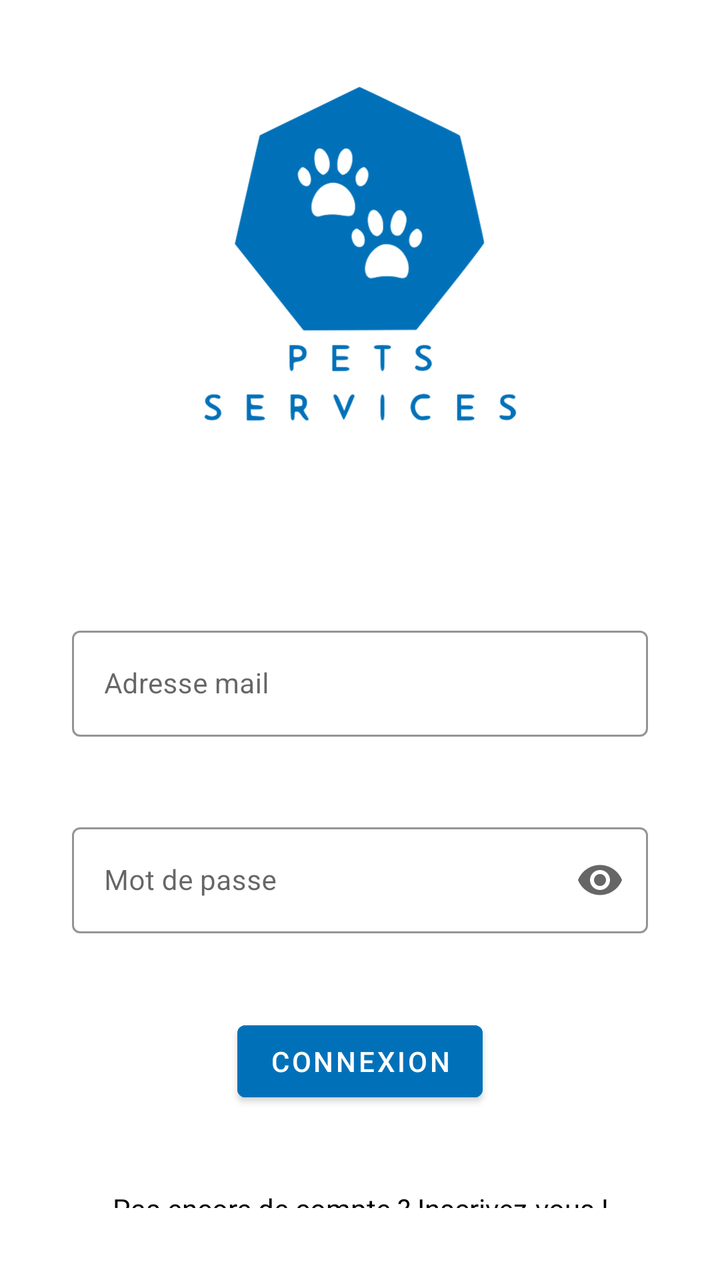
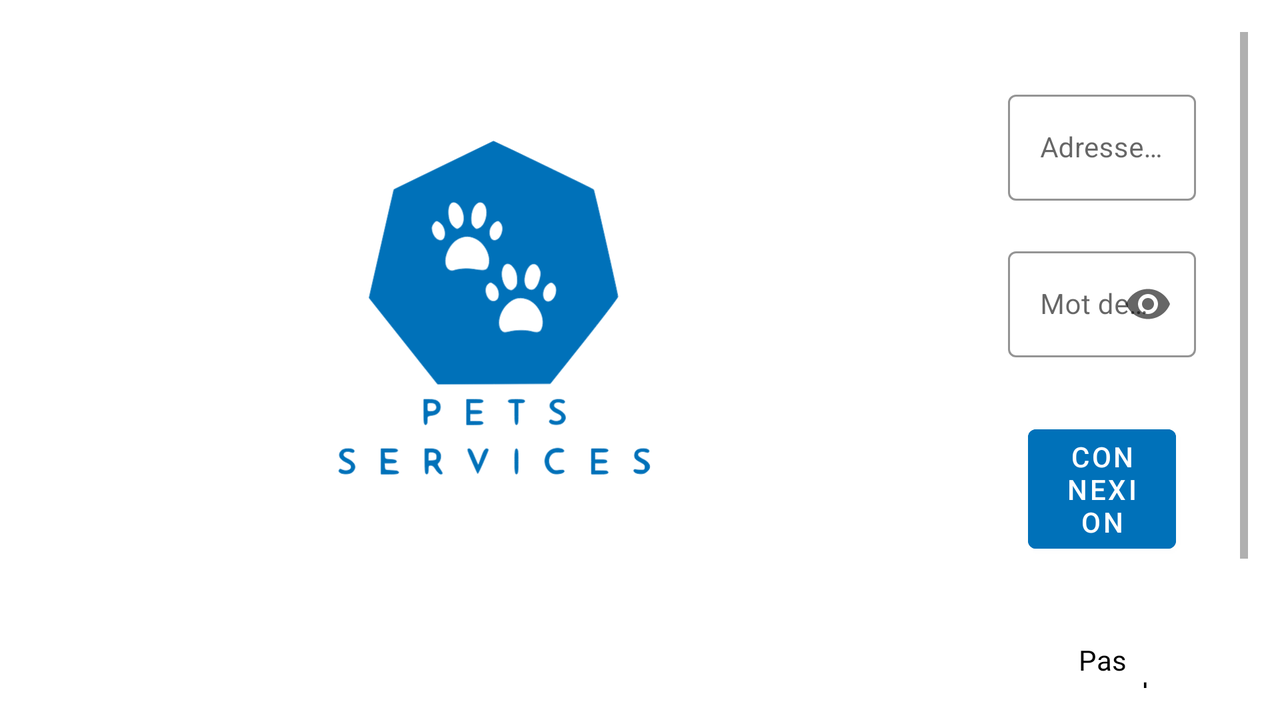

One screen, two layout resources from the same app: the default and the repository's alternative for another configuration. Each is rendered where Android would select it; the XML of both is given below.
<!-- AndroidManifest.xml: activity theme Theme.PetsServices.NoActionBar -->
<!-- res/layout/fragment_login.xml -->
<?xml version="1.0" encoding="utf-8"?>
<layout xmlns:android="http://schemas.android.com/apk/res/android"
    xmlns:app="http://schemas.android.com/apk/res-auto"
    xmlns:tools="http://schemas.android.com/tools">

    <data>
        <variable
            name="viewModel"
            type="com.smartcity.petsservices.ui.viewModel.LoginViewModel" />
    </data>

    <LinearLayout
        android:layout_width="match_parent"
        android:layout_height="match_parent"
        android:orientation="vertical"
        android:layout_marginTop="16dp"
        android:layout_marginRight="16dp"
        android:layout_marginLeft="16dp"
        android:layout_marginBottom="16dp"
        android:gravity="center"
        tools:context=".ui.fragment.LoginFragment">


        <ImageView
            android:id="@+id/logo"
            android:layout_width="462dp"
            android:layout_height="274dp"
            app:srcCompat="@drawable/pets_services_logo" />

        

        <com.google.android.material.textfield.TextInputLayout
            android:id="@+id/email_text_input_layout"
            android:layout_width="match_parent"
            android:layout_height="wrap_content"
            android:hint="@string/email_registration"
            android:layout_margin="20dp"
            app:boxStrokeColor = "@color/colorPrimary"
            app:boxStrokeErrorColor = "@color/red"
            app:hintTextColor="@color/colorPrimary"
            app:endIconMode="clear_text"


            style="@style/Widget.MaterialComponents.TextInputLayout.OutlinedBox">

            <com.google.android.material.textfield.TextInputEditText
                android:layout_width="match_parent"
                android:layout_height="wrap_content"
                android:inputType="textEmailAddress"
                android:textSize="14dp"/>

        </com.google.android.material.textfield.TextInputLayout>

        <com.google.android.material.textfield.TextInputLayout
            android:id="@+id/password_text_input_layout"
            android:layout_width="match_parent"
            android:layout_height="wrap_content"
            android:hint="@string/password_registration"
            android:layout_margin="20dp"
            app:boxStrokeColor = "@color/colorPrimary"
            app:hintTextColor="@color/colorPrimary"
            app:endIconMode="password_toggle"
            style="@style/Widget.MaterialComponents.TextInputLayout.OutlinedBox">

            <com.google.android.material.textfield.TextInputEditText
                android:layout_width="match_parent"
                android:layout_height="wrap_content"
                android:inputType="textPassword"
                android:textSize="14dp"/>

        </com.google.android.material.textfield.TextInputLayout>

        

        <Button
            android:id="@+id/login_connection_button"
            android:layout_width="wrap_content"
            android:layout_height="wrap_content"
            android:layout_margin="20dp"
            android:backgroundTint="@color/colorPrimary"
            android:text="@string/login_connection_button" />

        <TextView
            android:id="@+id/login_registration"
            android:layout_width="match_parent"
            android:layout_height="wrap_content"
            android:text="@string/login_registration"
            android:textAlignment="center"
            android:layout_margin="20dp"
            android:textColor="@color/black"/>
    </LinearLayout>
</layout>
<!-- resources referenced by this layout -->
<resources>
  <color name="black">#FF000000</color>
  <color name="colorPrimary">#0071b9</color>
  <!-- drawable pets_services_logo: vector/xml drawable (drawable, 6037 chars, omitted) -->
  <string name="email_registration">Adresse mail</string>
  <string name="login_connection_button">Connexion</string>
  <string name="login_registration">Pas encore de compte ? Inscrivez-vous !</string>
  <string name="password_registration">Mot de passe</string>
  <style name="Theme.PetsServices.NoActionBar">
          <item name="windowActionBar">false</item>
          <item name="windowNoTitle">true</item>
      </style>
</resources>
<!-- res/layout-land/fragment_login.xml (the repository's variant of the layout above) -->
<!-- drawn on the phone turned sideways -->
<?xml version="1.0" encoding="utf-8"?>
<layout xmlns:android="http://schemas.android.com/apk/res/android"
    xmlns:app="http://schemas.android.com/apk/res-auto"
    xmlns:tools="http://schemas.android.com/tools">

    <data>
        <variable
            name="viewModel"
            type="com.smartcity.petsservices.ui.viewModel.LoginViewModel" />
    </data>

    <LinearLayout
        android:layout_width="match_parent"
        android:layout_height="match_parent"
        android:orientation="horizontal"
        android:layout_marginTop="16dp"
        android:layout_marginRight="16dp"
        android:layout_marginLeft="16dp"
        android:layout_marginBottom="16dp"
        android:gravity="center"
        tools:context=".ui.fragment.LoginFragment">


        <ImageView
            android:id="@+id/logo"
            android:layout_width="462dp"
            android:layout_height="274dp"
            app:srcCompat="@drawable/pets_services_logo" />
        <ScrollView
            android:layout_width="match_parent"
            android:layout_height="match_parent"
            android:gravity="center">
            <LinearLayout
                android:layout_width="match_parent"
                android:layout_height="match_parent"
                android:orientation="vertical"
                android:layout_marginTop="16dp"
                android:layout_marginRight="16dp"
                android:layout_marginLeft="16dp"
                android:layout_marginBottom="16dp"
                android:gravity="center"
                tools:context=".ui.fragment.LoginFragment">

                <com.google.android.material.textfield.TextInputLayout
                    android:id="@+id/email_text_input_layout"
                    android:layout_width="match_parent"
                    android:layout_height="wrap_content"
                    android:hint="@string/email_registration"
                    android:layout_margin="10dp"
                    app:boxStrokeColor = "@color/colorPrimary"
                    app:boxStrokeErrorColor = "@color/red"
                    app:hintTextColor="@color/colorPrimary"
                    app:endIconMode="clear_text"


                    style="@style/Widget.MaterialComponents.TextInputLayout.OutlinedBox">

                    <com.google.android.material.textfield.TextInputEditText
                        android:layout_width="match_parent"
                        android:layout_height="wrap_content"
                        android:inputType="textEmailAddress"
                        android:textSize="14dp"/>

                </com.google.android.material.textfield.TextInputLayout>

                <com.google.android.material.textfield.TextInputLayout
                    android:id="@+id/password_text_input_layout"
                    android:layout_width="match_parent"
                    android:layout_height="wrap_content"
                    android:hint="@string/password_registration"
                    android:layout_margin="10dp"
                    app:boxStrokeColor = "@color/colorPrimary"
                    app:hintTextColor="@color/colorPrimary"
                    app:endIconMode="password_toggle"
                    style="@style/Widget.MaterialComponents.TextInputLayout.OutlinedBox">

                    <com.google.android.material.textfield.TextInputEditText
                        android:layout_width="match_parent"
                        android:layout_height="wrap_content"
                        android:inputType="textPassword"
                        android:textSize="14dp"/>

                </com.google.android.material.textfield.TextInputLayout>

                <Button
                    android:id="@+id/login_connection_button"
                    android:layout_width="wrap_content"
                    android:layout_height="wrap_content"
                    android:layout_margin="20dp"
                    android:backgroundTint="@color/colorPrimary"
                    android:text="@string/login_connection_button" />

                <TextView
                    android:id="@+id/login_registration"
                    android:layout_width="match_parent"
                    android:layout_height="wrap_content"
                    android:text="@string/login_registration"
                    android:textAlignment="center"
                    android:layout_margin="20dp"
                    android:textColor="@color/black"/>
            </LinearLayout>
        </ScrollView>

    </LinearLayout>

</layout>
